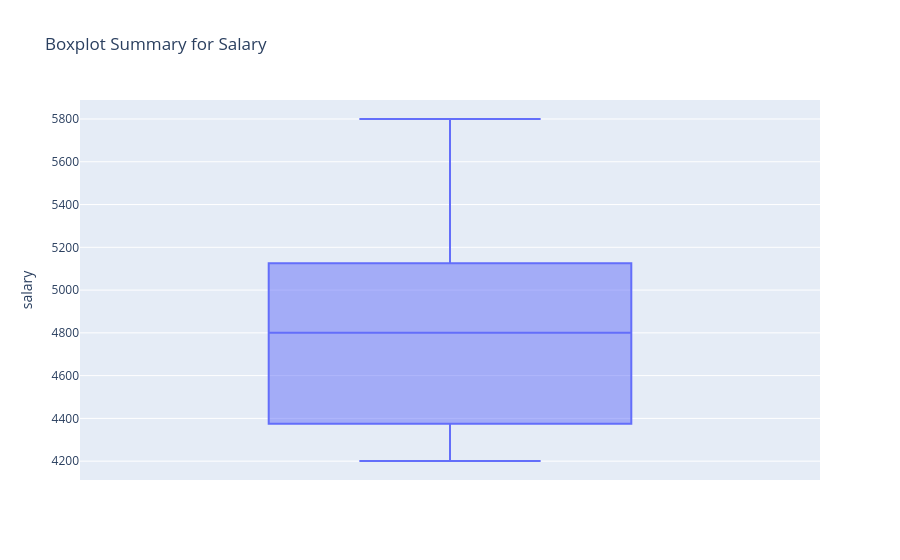

Here is the notebook cell this chart was saved with:
### Code cell
#Using Boxplot on Plotly
fig3 = px.box(
    merge_df,
    y='salary',
    title='Boxplot Summary for Salary',
)

fig3.show()

### Figure 1 — Plotly figure (JSON) as saved in the notebook; plotly's stock layout.template omitted (floating-point values rounded to 4 significant figures)
{"data": [{"alignmentgroup": "True", "hovertemplate": "salary=%{y}<extra></extra>", "legendgroup": "", "marker": {"color": "#636efa"}, "name": "", "notched": false, "offsetgroup": "", "orientation": "v", "showlegend": false, "type": "box", "x0": " ", "xaxis": "x", "y": [5500.0, 4800.0, 4201.0, 4800.0, 4300.0, 5800.0, 5000.0, 4700.0, 4400.0], "y0": " ", "yaxis": "y"}], "layout": {"boxmode": "group", "legend": {"tracegroupgap": 0}, "title": {"text": "Boxplot Summary for Salary"}, "xaxis": {"anchor": "y", "domain": [0, 1]}, "yaxis": {"anchor": "x", "domain": [0, 1], "title": {"text": "salary"}}}}
